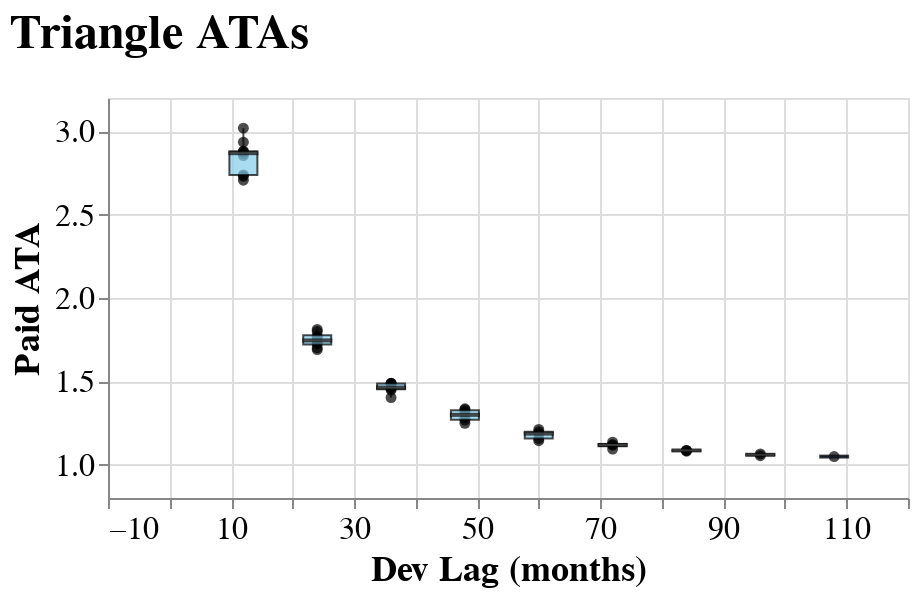

The code cell stored with this chart in its notebook:
### Code cell
triangle.plot_atas()

### Figure 1 — Vega-Lite specification as saved in the notebook (floating-point values rounded to 4 significant figures)
{"autosize": {"contains": "content", "resize": true}, "config": {"style": {"group-title": {"fontSize": 24}, "group-subtitle": {"fontSize": 18}, "guide-label": {"fontSize": 16, "font": "sans-serif"}, "guide-title": {"fontSize": 18, "font": "sans-serif"}}, "mark": {"color": "#1f8fff"}, "title": {"anchor": "start", "offset": 20}, "legend": {"orient": "right", "titleAnchor": "start", "layout": {"direction": "vertical"}, "labelFontSize": 16.0, "titleFontSize": 18.0}, "axis": {"labelFontSize": 16.0, "titleFontSize": 18.0}}, "layer": [{"mark": {"type": "point", "color": "black", "filled": true}, "encoding": {"tooltip": [{"field": "period_start", "title": "Period Start", "type": "temporal"}, {"field": "period_end", "title": "Period End", "type": "temporal"}, {"field": "evaluation_date", "title": "Evaluation Date", "type": "temporal"}, {"field": "dev_lag", "title": "Dev Lag (months)", "type": "quantitative"}, {"field": "metric", "format": ".2f", "title": "Paid ATA", "type": "quantitative"}], "x": {"field": "dev_lag", "scale": {"padding": 10}, "title": "Dev Lag (months)", "type": "quantitative"}, "y": {"field": "metric", "scale": {"zero": false, "padding": 10}, "title": "Paid ATA", "type": "quantitative"}}, "name": "view_4", "title": {"text": "Paid ATA", "anchor": "middle", "font": "sans-serif", "fontSize": 12, "fontWeight": "normal"}}, {"mark": {"type": "boxplot", "box": {"stroke": "black"}, "color": "skyblue", "median": {"stroke": "black"}, "opacity": 0.7, "rule": {"stroke": "black"}}, "encoding": {"tooltip": [{"field": "period_start", "title": "Period Start", "type": "temporal"}, {"field": "period_end", "title": "Period End", "type": "temporal"}, {"field": "evaluation_date", "title": "Evaluation Date", "type": "temporal"}, {"field": "dev_lag", "title": "Dev Lag (months)", "type": "quantitative"}, {"field": "metric", "format": ".2f", "title": "Paid ATA", "type": "quantitative"}], "x": {"field": "dev_lag", "scale": {"padding": 10}, "title": "Dev Lag (months)", "type": "quantitative"}, "y": {"field": "metric", "scale": {"zero": false, "padding": 10}, "title": "Paid ATA", "type": "quantitative"}}, "title": {"text": "Paid ATA", "anchor": "middle", "font": "sans-serif", "fontSize": 12, "fontWeight": "normal"}}], "data": {"values": [{"period_start": "2010-01-01T00:00:00", "period_end": "2010-12-31T00:00:00", "evaluation_date": "2010-12-31T00:00:00", "dev_lag": 0.0, "metric": null, "metric_sd": null, "metric_lower_ci": null, "metric_upper_ci": null, "Field": "Paid ATA"}, {"period_start": "2010-01-01T00:00:00", "period_end": "2010-12-31T00:00:00", "evaluation_date": "2011-12-31T00:00:00", "dev_lag": 12.0, "metric": 2.707, "metric_sd": 0, "metric_lower_ci": null, "metric_upper_ci": null, "Field": "Paid ATA"}, {"period_start": "2010-01-01T00:00:00", "period_end": "2010-12-31T00:00:00", "evaluation_date": "2012-12-31T00:00:00", "dev_lag": 24.0, "metric": 1.731, "metric_sd": 0, "metric_lower_ci": null, "metric_upper_ci": null, "Field": "Paid ATA"}, {"period_start": "2010-01-01T00:00:00", "period_end": "2010-12-31T00:00:00", "evaluation_date": "2013-12-31T00:00:00", "dev_lag": 36.0, "metric": 1.486, "metric_sd": 0, "metric_lower_ci": null, "metric_upper_ci": null, "Field": "Paid ATA"}, {"period_start": "2010-01-01T00:00:00", "period_end": "2010-12-31T00:00:00", "evaluation_date": "2014-12-31T00:00:00", "dev_lag": 48.0, "metric": 1.281, "metric_sd": 0, "metric_lower_ci": null, "metric_upper_ci": null, "Field": "Paid ATA"}, {"period_start": "2010-01-01T00:00:00", "period_end": "2010-12-31T00:00:00", "evaluation_date": "2015-12-31T00:00:00", "dev_lag": 60.0, "metric": 1.144, "metric_sd": 0, "metric_lower_ci": null, "metric_upper_ci": null, "Field": "Paid ATA"}, {"period_start": "2010-01-01T00:00:00", "period_end": "2010-12-31T00:00:00", "evaluation_date": "2016-12-31T00:00:00", "dev_lag": 72.0, "metric": 1.094, "metric_sd": 0, "metric_lower_ci": null, "metric_upper_ci": null, "Field": "Paid ATA"}, {"period_start": "2010-01-01T00:00:00", "period_end": "2010-12-31T00:00:00", "evaluation_date": "2017-12-31T00:00:00", "dev_lag": 84.0, "metric": 1.081, "metric_sd": 0, "metric_lower_ci": null, "metric_upper_ci": null, "Field": "Paid ATA"}, {"period_start": "2010-01-01T00:00:00", "period_end": "2010-12-31T00:00:00", "evaluation_date": "2018-12-31T00:00:00", "dev_lag": 96.0, "metric": 1.065, "metric_sd": 0, "metric_lower_ci": null, "metric_upper_ci": null, "Field": "Paid ATA"}, {"period_start": "2010-01-01T00:00:00", "period_end": "2010-12-31T00:00:00", "evaluation_date": "2019-12-31T00:00:00", "dev_lag": 108.0, "metric": 1.048, "metric_sd": 0, "metric_lower_ci": null, "metric_upper_ci": null, "Field": "Paid ATA"}, {"period_start": "2011-01-01T00:00:00", "period_end": "2011-12-31T00:00:00", "evaluation_date": "2011-12-31T00:00:00", "dev_lag": 0.0, "metric": null, "metric_sd": null, "metric_lower_ci": null, "metric_upper_ci": null, "Field": "Paid ATA"}, {"period_start": "2011-01-01T00:00:00", "period_end": "2011-12-31T00:00:00", "evaluation_date": "2012-12-31T00:00:00", "dev_lag": 12.0, "metric": 2.935, "metric_sd": 0, "metric_lower_ci": null, "metric_upper_ci": null, "Field": "Paid ATA"}, {"period_start": "2011-01-01T00:00:00", "period_end": "2011-12-31T00:00:00", "evaluation_date": "2013-12-31T00:00:00", "dev_lag": 24.0, "metric": 1.811, "metric_sd": 0, "metric_lower_ci": null, "metric_upper_ci": null, "Field": "Paid ATA"}, {"period_start": "2011-01-01T00:00:00", "period_end": "2011-12-31T00:00:00", "evaluation_date": "2014-12-31T00:00:00", "dev_lag": 36.0, "metric": 1.487, "metric_sd": 0, "metric_lower_ci": null, "metric_upper_ci": null, "Field": "Paid ATA"}, {"period_start": "2011-01-01T00:00:00", "period_end": "2011-12-31T00:00:00", "evaluation_date": "2015-12-31T00:00:00", "dev_lag": 48.0, "metric": 1.267, "metric_sd": 0, "metric_lower_ci": null, "metric_upper_ci": null, "Field": "Paid ATA"}, {"period_start": "2011-01-01T00:00:00", "period_end": "2011-12-31T00:00:00", "evaluation_date": "2016-12-31T00:00:00", "dev_lag": 60.0, "metric": 1.157, "metric_sd": 0, "metric_lower_ci": null, "metric_upper_ci": null, "Field": "Paid ATA"}, {"period_start": "2011-01-01T00:00:00", "period_end": "2011-12-31T00:00:00", "evaluation_date": "2017-12-31T00:00:00", "dev_lag": 72.0, "metric": 1.117, "metric_sd": 0, "metric_lower_ci": null, "metric_upper_ci": null, "Field": "Paid ATA"}, {"period_start": "2011-01-01T00:00:00", "period_end": "2011-12-31T00:00:00", "evaluation_date": "2018-12-31T00:00:00", "dev_lag": 84.0, "metric": 1.085, "metric_sd": 0, "metric_lower_ci": null, "metric_upper_ci": null, "Field": "Paid ATA"}, {"period_start": "2011-01-01T00:00:00", "period_end": "2011-12-31T00:00:00", "evaluation_date": "2019-12-31T00:00:00", "dev_lag": 96.0, "metric": 1.054, "metric_sd": 0, "metric_lower_ci": null, "metric_upper_ci": null, "Field": "Paid ATA"}, {"period_start": "2012-01-01T00:00:00", "period_end": "2012-12-31T00:00:00", "evaluation_date": "2012-12-31T00:00:00", "dev_lag": 0.0, "metric": null, "metric_sd": null, "metric_lower_ci": null, "metric_upper_ci": null, "Field": "Paid ATA"}, {"period_start": "2012-01-01T00:00:00", "period_end": "2012-12-31T00:00:00", "evaluation_date": "2013-12-31T00:00:00", "dev_lag": 12.0, "metric": 2.855, "metric_sd": 0, "metric_lower_ci": null, "metric_upper_ci": null, "Field": "Paid ATA"}, {"period_start": "2012-01-01T00:00:00", "period_end": "2012-12-31T00:00:00", "evaluation_date": "2014-12-31T00:00:00", "dev_lag": 24.0, "metric": 1.799, "metric_sd": 0, "metric_lower_ci": null, "metric_upper_ci": null, "Field": "Paid ATA"}, {"period_start": "2012-01-01T00:00:00", "period_end": "2012-12-31T00:00:00", "evaluation_date": "2015-12-31T00:00:00", "dev_lag": 36.0, "metric": 1.402, "metric_sd": 0, "metric_lower_ci": null, "metric_upper_ci": null, "Field": "Paid ATA"}, {"period_start": "2012-01-01T00:00:00", "period_end": "2012-12-31T00:00:00", "evaluation_date": "2016-12-31T00:00:00", "dev_lag": 48.0, "metric": 1.248, "metric_sd": 0, "metric_lower_ci": null, "metric_upper_ci": null, "Field": "Paid ATA"}, {"period_start": "2012-01-01T00:00:00", "period_end": "2012-12-31T00:00:00", "evaluation_date": "2017-12-31T00:00:00", "dev_lag": 60.0, "metric": 1.197, "metric_sd": 0, "metric_lower_ci": null, "metric_upper_ci": null, "Field": "Paid ATA"}, {"period_start": "2012-01-01T00:00:00", "period_end": "2012-12-31T00:00:00", "evaluation_date": "2018-12-31T00:00:00", "dev_lag": 72.0, "metric": 1.135, "metric_sd": 0, "metric_lower_ci": null, "metric_upper_ci": null, "Field": "Paid ATA"}, {"period_start": "2012-01-01T00:00:00", "period_end": "2012-12-31T00:00:00", "evaluation_date": "2019-12-31T00:00:00", "dev_lag": 84.0, "metric": 1.086, "metric_sd": 0, "metric_lower_ci": null, "metric_upper_ci": null, "Field": "Paid ATA"}, {"period_start": "2013-01-01T00:00:00", "period_end": "2013-12-31T00:00:00", "evaluation_date": "2013-12-31T00:00:00", "dev_lag": 0.0, "metric": null, "metric_sd": null, "metric_lower_ci": null, "metric_upper_ci": null, "Field": "Paid ATA"}, {"period_start": "2013-01-01T00:00:00", "period_end": "2013-12-31T00:00:00", "evaluation_date": "2014-12-31T00:00:00", "dev_lag": 12.0, "metric": 2.869, "metric_sd": 0, "metric_lower_ci": null, "metric_upper_ci": null, "Field": "Paid ATA"}, {"period_start": "2013-01-01T00:00:00", "period_end": "2013-12-31T00:00:00", "evaluation_date": "2015-12-31T00:00:00", "dev_lag": 24.0, "metric": 1.77, "metric_sd": 0, "metric_lower_ci": null, "metric_upper_ci": null, "Field": "Paid ATA"}, {"period_start": "2013-01-01T00:00:00", "period_end": "2013-12-31T00:00:00", "evaluation_date": "2016-12-31T00:00:00", "dev_lag": 36.0, "metric": 1.456, "metric_sd": 0, "metric_lower_ci": null, "metric_upper_ci": null, "Field": "Paid ATA"}, {"period_start": "2013-01-01T00:00:00", "period_end": "2013-12-31T00:00:00", "evaluation_date": "2017-12-31T00:00:00", "dev_lag": 48.0, "metric": 1.33, "metric_sd": 0, "metric_lower_ci": null, "metric_upper_ci": null, "Field": "Paid ATA"}, {"period_start": "2013-01-01T00:00:00", "period_end": "2013-12-31T00:00:00", "evaluation_date": "2018-12-31T00:00:00", "dev_lag": 60.0, "metric": 1.211, "metric_sd": 0, "metric_lower_ci": null, "metric_upper_ci": null, "Field": "Paid ATA"}, {"period_start": "2013-01-01T00:00:00", "period_end": "2013-12-31T00:00:00", "evaluation_date": "2019-12-31T00:00:00", "dev_lag": 72.0, "metric": 1.12, "metric_sd": 0, "metric_lower_ci": null, "metric_upper_ci": null, "Field": "Paid ATA"}, {"period_start": "2014-01-01T00:00:00", "period_end": "2014-12-31T00:00:00", "evaluation_date": "2014-12-31T00:00:00", "dev_lag": 0.0, "metric": null, "metric_sd": null, "metric_lower_ci": null, "metric_upper_ci": null, "Field": "Paid ATA"}, {"period_start": "2014-01-01T00:00:00", "period_end": "2014-12-31T00:00:00", "evaluation_date": "2015-12-31T00:00:00", "dev_lag": 12.0, "metric": 2.88, "metric_sd": 0, "metric_lower_ci": null, "metric_upper_ci": null, "Field": "Paid ATA"}, {"period_start": "2014-01-01T00:00:00", "period_end": "2014-12-31T00:00:00", "evaluation_date": "2016-12-31T00:00:00", "dev_lag": 24.0, "metric": 1.701, "metric_sd": 0, "metric_lower_ci": null, "metric_upper_ci": null, "Field": "Paid ATA"}, {"period_start": "2014-01-01T00:00:00", "period_end": "2014-12-31T00:00:00", "evaluation_date": "2017-12-31T00:00:00", "dev_lag": 36.0, "metric": 1.448, "metric_sd": 0, "metric_lower_ci": null, "metric_upper_ci": null, "Field": "Paid ATA"}, {"period_start": "2014-01-01T00:00:00", "period_end": "2014-12-31T00:00:00", "evaluation_date": "2018-12-31T00:00:00", "dev_lag": 48.0, "metric": 1.317, "metric_sd": 0, "metric_lower_ci": null, "metric_upper_ci": null, "Field": "Paid ATA"}, {"period_start": "2014-01-01T00:00:00", "period_end": "2014-12-31T00:00:00", "evaluation_date": "2019-12-31T00:00:00", "dev_lag": 60.0, "metric": 1.186, "metric_sd": 0, "metric_lower_ci": null, "metric_upper_ci": null, "Field": "Paid ATA"}, {"period_start": "2015-01-01T00:00:00", "period_end": "2015-12-31T00:00:00", "evaluation_date": "2015-12-31T00:00:00", "dev_lag": 0.0, "metric": null, "metric_sd": null, "metric_lower_ci": null, "metric_upper_ci": null, "Field": "Paid ATA"}, {"period_start": "2015-01-01T00:00:00", "period_end": "2015-12-31T00:00:00", "evaluation_date": "2016-12-31T00:00:00", "dev_lag": 12.0, "metric": 2.738, "metric_sd": 0, "metric_lower_ci": null, "metric_upper_ci": null, "Field": "Paid ATA"}, {"period_start": "2015-01-01T00:00:00", "period_end": "2015-12-31T00:00:00", "evaluation_date": "2017-12-31T00:00:00", "dev_lag": 24.0, "metric": 1.691, "metric_sd": 0, "metric_lower_ci": null, "metric_upper_ci": null, "Field": "Paid ATA"}, {"period_start": "2015-01-01T00:00:00", "period_end": "2015-12-31T00:00:00", "evaluation_date": "2018-12-31T00:00:00", "dev_lag": 36.0, "metric": 1.462, "metric_sd": 0, "metric_lower_ci": null, "metric_upper_ci": null, "Field": "Paid ATA"}, {"period_start": "2015-01-01T00:00:00", "period_end": "2015-12-31T00:00:00", "evaluation_date": "2019-12-31T00:00:00", "dev_lag": 48.0, "metric": 1.335, "metric_sd": 0, "metric_lower_ci": null, "metric_upper_ci": null, "Field": "Paid ATA"}, {"period_start": "2016-01-01T00:00:00", "period_end": "2016-12-31T00:00:00", "evaluation_date": "2016-12-31T00:00:00", "dev_lag": 0.0, "metric": null, "metric_sd": null, "metric_lower_ci": null, "metric_upper_ci": null, "Field": "Paid ATA"}, {"period_start": "2016-01-01T00:00:00", "period_end": "2016-12-31T00:00:00", "evaluation_date": "2017-12-31T00:00:00", "dev_lag": 12.0, "metric": 2.73, "metric_sd": 0, "metric_lower_ci": null, "metric_upper_ci": null, "Field": "Paid ATA"}, {"period_start": "2016-01-01T00:00:00", "period_end": "2016-12-31T00:00:00", "evaluation_date": "2018-12-31T00:00:00", "dev_lag": 24.0, "metric": 1.727, "metric_sd": 0, "metric_lower_ci": null, "metric_upper_ci": null, "Field": "Paid ATA"}, {"period_start": "2016-01-01T00:00:00", "period_end": "2016-12-31T00:00:00", "evaluation_date": "2019-12-31T00:00:00", "dev_lag": 36.0, "metric": 1.488, "metric_sd": 0, "metric_lower_ci": null, "metric_upper_ci": null, "Field": "Paid ATA"}, {"period_start": "2017-01-01T00:00:00", "period_end": "2017-12-31T00:00:00", "evaluation_date": "2017-12-31T00:00:00", "dev_lag": 0.0, "metric": null, "metric_sd": null, "metric_lower_ci": null, "metric_upper_ci": null, "Field": "Paid ATA"}, {"period_start": "2017-01-01T00:00:00", "period_end": "2017-12-31T00:00:00", "evaluation_date": "2018-12-31T00:00:00", "dev_lag": 12.0, "metric": 2.88, "metric_sd": 0, "metric_lower_ci": null, "metric_upper_ci": null, "Field": "Paid ATA"}, {"period_start": "2017-01-01T00:00:00", "period_end": "2017-12-31T00:00:00", "evaluation_date": "2019-12-31T00:00:00", "dev_lag": 24.0, "metric": 1.76, "metric_sd": 0, "metric_lower_ci": null, "metric_upper_ci": null, "Field": "Paid ATA"}, {"period_start": "2018-01-01T00:00:00", "period_end": "2018-12-31T00:00:00", "evaluation_date": "2018-12-31T00:00:00", "dev_lag": 0.0, "metric": null, "metric_sd": null, "metric_lower_ci": null, "metric_upper_ci": null, "Field": "Paid ATA"}, {"period_start": "2018-01-01T00:00:00", "period_end": "2018-12-31T00:00:00", "evaluation_date": "2019-12-31T00:00:00", "dev_lag": 12.0, "metric": 3.019, "metric_sd": 0, "metric_lower_ci": null, "metric_upper_ci": null, "Field": "Paid ATA"}, {"period_start": "2019-01-01T00:00:00", "period_end": "2019-12-31T00:00:00", "evaluation_date": "2019-12-31T00:00:00", "dev_lag": 0.0, "metric": null, "metric_sd": null, "metric_lower_ci": null, "metric_upper_ci": null, "Field": "Paid ATA"}]}, "height": 200, "params": [{"name": "param_8", "select": {"type": "interval", "encodings": ["x", "y"]}, "bind": "scales", "views": ["view_4"]}], "resolve": {"scale": {"color": "independent"}}, "title": {"text": "Triangle ATAs"}, "width": 400, "$schema": "https://vega.github.io/schema/vega-lite/v5.20.1.json"}
